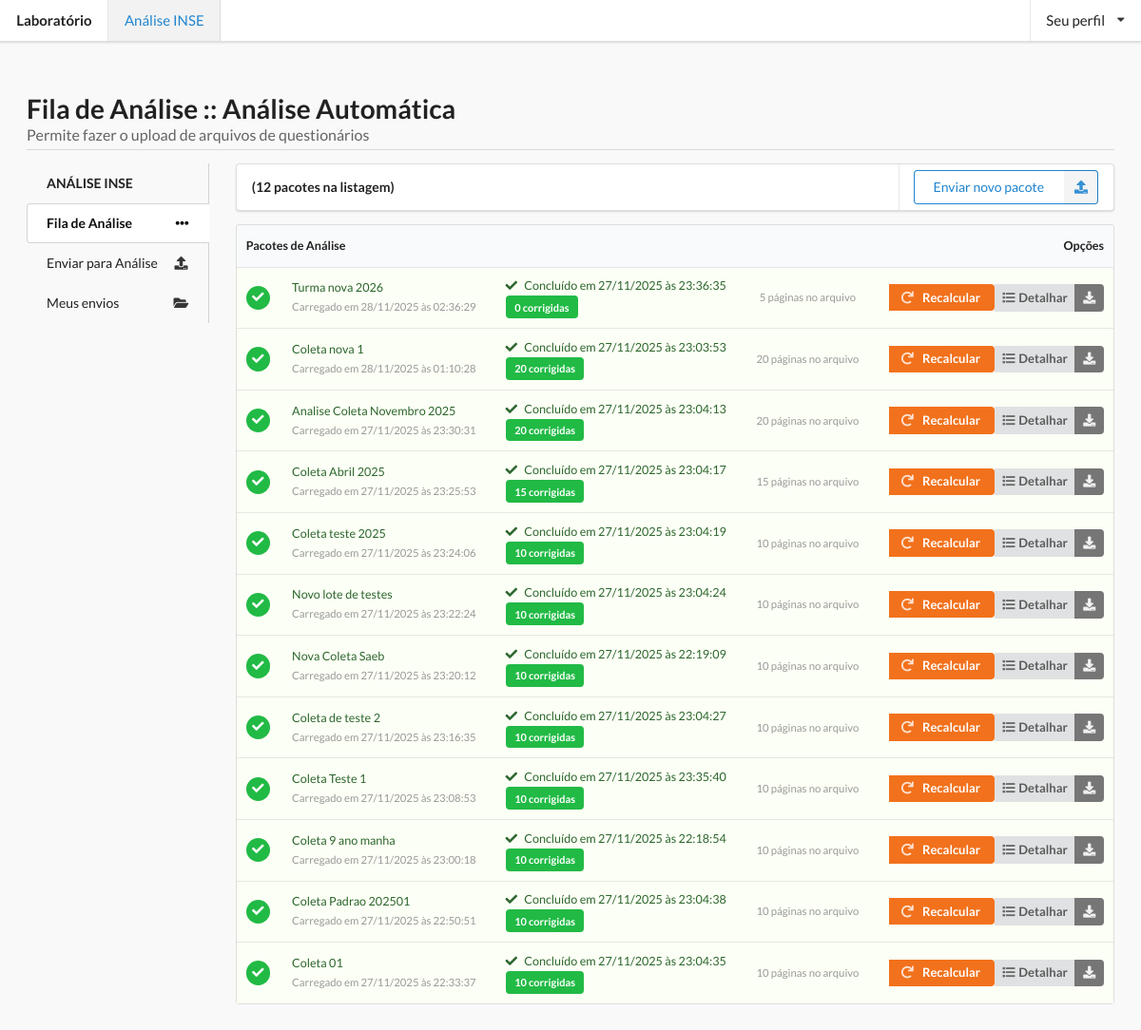
Screenshot of /index.php?action=verFila with the database file from the repository.
### tables this page shows
CREATE TABLE `lotes_correcao` (
  `id` int NOT NULL AUTO_INCREMENT,
  `lote_id` varchar(255) NOT NULL,
  `s3_prefix` varchar(500) NOT NULL,
  `total_arquivos` int NOT NULL DEFAULT '0',
  `status` enum('uploaded','em_processamento','concluido','erro') NOT NULL DEFAULT 'uploaded',
  `mensagem_erro` text,
  `criado_em` datetime NOT NULL,
  `atualizado_em` datetime NOT NULL,
  `tempo_processamento_segundos` int DEFAULT NULL,
  PRIMARY KEY (`id`),
  UNIQUE KEY `uq_lote` (`lote_id`)
);

CREATE TABLE `resumo_lote` (
  `lote_id` varchar(255) NOT NULL,
  `corrigidas` int NOT NULL DEFAULT '0',
  `defeituosas` int NOT NULL DEFAULT '0',
  `repetidas` int NOT NULL DEFAULT '0',
  `total` int NOT NULL DEFAULT '0',
  `atualizado_em` datetime NOT NULL,
  PRIMARY KEY (`lote_id`)
);

### controllers/UploadFolhasRespostasController.php (called while the page is built, shortened)
<?php
final class UploadFolhasRespostasController
{
    private PDO $db;
    public function __construct()
    {
        $this->db = new PDO(
            'mysql:host=localhost;port=23306;dbname=corretor_saeb;charset=utf8mb4',
            'root',
            'root',
            [PDO::ATTR_ERRMODE => PDO::ERRMODE_EXCEPTION]
        );
    }
    private function getDb(): PDO
    {
        return $this->db;
    }
    public function actionVerFila(): void
    {
        $db = $this->getDb();
        $stmt = $db->query("
        SELECT l.id,
               l.lote_id,
               l.s3_prefix,
               l.total_arquivos,
               l.status,
               l.mensagem_erro,
               l.criado_em,
               l.atualizado_em,
               r.corrigidas,
               r.defeituosas,
               r.repetidas,
               r.total AS total_paginas
        FROM lotes_correcao l
        LEFT JOIN resumo_lote r ON r.lote_id = l.lote_id
        ORDER BY l.criado_em DESC
    ");
        $lotes = $stmt->fetchAll(PDO::FETCH_ASSOC);
        $this->submenuAtivo = 'folhasResps';
        $this->pgTitulo = 'Fila de Análise :: Análise Automática';
        $this->pgSubtitulo = 'Permite fazer o upload de arquivos de questionários';
        $this->render('verFila', compact('lotes'));
    }
    private function render(string $view, array $data = []): void
    {
        extract($data);
        $controller = $this;
        require __DIR__ . "/../views/uploadFolhasRespostas/{$view}.php";
    }
}

### views/uploadFolhasRespostas/verFila.php (the view, shortened to what this page needs)
<!DOCTYPE html>
<html lang="pt-BR">
<head>
    <link rel="stylesheet" href="https://cdn.jsdelivr.net/npm/semantic-ui@2.5.0/dist/semantic.min.css">
</head>
<body>
<div style="min-height: 100vh; display: flex; flex-direction: column">
    <header>
        <div class="ui top fixed large menu">
            <a class="logo header item" href="index.php">Laboratório</a>
            <a class="blue active item" href="index.php?action=fila">Análise INSE</a>
            <div class="right menu">
                <div class="ui dropdown item" style="text-align: center">
                    Seu perfil
                    <i class="dropdown icon"></i>
                </div>
            </div>
        </div>
    </header>
    <main id="main" style="flex-grow: 1">
        <h1 class="ui dividing header">
            <div class="content">
                <?= htmlspecialchars($controller->pgTitulo) ?>
                <div class="sub header"><?= htmlspecialchars($controller->pgSubtitulo) ?></div>
            </div>
        </h1>
        <div class="ui stackable grid">
            <aside class="three wide column">
                <?php require __DIR__ . '/incl/menuLateral.php'; ?>
            </aside>
            <div class="thirteen wide column">
                <nav class="ui menu">
                    <div class="borderless item">
                        <strong>(<?= count($lotes) ?> pacotes na listagem)</strong>
                    </div>
                    <div class="right item">
                        <a class="ui primary right labeled icon basic button" href="index.php?action=upload">
                            <i class="upload icon"></i>Enviar novo pacote
                        </a>
                    </div>
                </nav>
                <table class="ui selectable small striped table">
                    <thead class="full-width">
                    <tr>
                        <th colspan="4">Pacotes de Análise</th>
                        <th class="right aligned">Opções</th>
                    </tr>
                    </thead>
                    <tbody>
                    <?php foreach ($lotes as $l): ?>
                        <?php
                        $status = $l['status'];
                        $rowClass = '';
                        $iconClass = '';
                        switch ($status) {
                            case 'concluido':
                                $rowClass = 'positive';
                                $iconClass = 'check green icon circular inverted';
                                break;
                        }
                        $totalPaginas = $l['total_paginas'] !== null
                                ? (int)$l['total_paginas']
                                : (int)$l['total_arquivos'];
                        $corrigidas  = $l['corrigidas']  !== null ? (int)$l['corrigidas']  : 0;
                        ?>
                        <tr class="<?= $rowClass ?>">
                            <td class="collapsing center aligned">
                                <i class="<?= $iconClass ?>"></i>
                            </td>
                            <td>
                                <?= htmlspecialchars($l['lote_id']) ?><br>
                                <span class="muted">
                                    Carregado em <?= date('d/m/Y \à\s H:i:s', strtotime($l['criado_em'])) ?>
                                </span>
                            </td>
                            <td>
                                <?php if ($status === 'concluido'): ?>
                                    <i class="check icon"></i>
                                    Concluído em <?= date('d/m/Y \à\s H:i:s', strtotime($l['atualizado_em'])) ?><br>
                                    <a class="ui green small label"><?= $corrigidas ?> corrigidas</a>
                                <?php elseif ($status === 'erro'): ?>
                                    <i class="warning icon"></i>
                                    Erro em <?= date('d/m/Y \à\s H:i:s', strtotime($l['atualizado_em'])) ?><br>
                                    <a class="ui red small label"><?= $totalPaginas ?> páginas com problema</a>
                                <?php elseif ($status === 'em_processamento'): ?>
                                    <i class="sync loading icon"></i>Processando...
                                <?php else: ?>
                                    <i class="clock icon"></i>Aguardando processamento
                                <?php endif; ?>
                            </td>
                            <td class="center aligned single line collapsing">
                                <span class="muted"><?= $totalPaginas ?> páginas no arquivo</span>
                            </td>
                            <td class="right aligned">
                                <div class="ui small buttons">
                                    <?php if ($status === 'uploaded'): ?>
                                        <form action="index.php?action=coletar" method="post" style="display:inline">
                                            <input type="hidden" name="lote_id" value="<?= htmlspecialchars($l['lote_id']) ?>">
                                            <button class="ui compact primary button" type="submit">
                                                <i class="play icon"></i> Coletar respostas
                                            </button>
                                        </form>
                                    <?php else: ?>
                                        <form action="index.php?action=recalcular" method="post" style="display:inline">
                                            <button class="ui compact orange button" type="submit">
                                                <i class="repeat icon"></i> Recalcular
                                            </button>
                                        </form>
                                        <a class="ui compact icon button" href="index.php?action=detalhar&lote_id=<?= urlencode($l['lote_id']) ?>">
                                            <i class="list icon"></i> Detalhar
                                        </a>
                                        <a class="ui icon compact grey button" title="Baixar cópia do arquivo" href="index.php?action=downloadLote&lote_id=<?= urlencode($l['lote_id']) ?>">
                                            <i class="download icon"></i>
                                        </a>
                                    <?php endif; ?>
                                </div>
                            </td>
                        </tr>
                    <?php endforeach; ?>
                    </tbody>
                </table>
            </div>
        </div>
    </main>
</div>
</body>
</html>

### index.php (shortened to what this page needs)
<?php
require_once __DIR__ . '/controllers/UploadFolhasRespostasController.php';
$controller = new UploadFolhasRespostasController();
$action = $_GET['action'] ?? 'index';
switch ($action) {
    case 'verFila':
        $controller->actionVerFila();
        break;
}

### views/uploadFolhasRespostas/incl/menuLateral.php
<nav class="ui vertical fluid tabular menu">
    <div class="header item">ANÁLISE INSE</div>
    <a class="item <?=
    ($controller->submenuAtivo === 'folhasResps') ? 'active' : '' ?>" href="index.php?action=verFila">
        Fila de Análise
        <i class="horizontal ellipsis icon"></i>
    </a>
    <a class="item <?= ($controller->submenuAtivo === 'novaCorrecao') ? 'active' : '' ?>" href="index.php?action=upload">
        Enviar para Análise
        <i class="upload icon"></i>
    </a>
    <a class="item <?= ($controller->submenuAtivo === 'meusEnvios') ? 'active' : '' ?>" href="index.php?action=meusEnvios">
        Meus envios
        <i class="folder open icon"></i>
    </a>
</nav>

### views/uploadFolhasRespostas/verFila.php (style rules this page uses)
body { background-color: #f9f9f9; }
#main { margin-top: 72px; padding: 2rem; }
.muted { color: #999; font-size: 0.9em; }

### rows the page displays
lotes_correcao: lote "Turma nova 2026", criado_em "28/11/2025 às 02:36:29", atualizado_em "27/11/2025 às 23:36:35", corrigidas "0", total_arquivos "5"
lotes_correcao: lote "Coleta nova 1", criado_em "28/11/2025 às 01:10:28", atualizado_em "27/11/2025 às 23:03:53", lote.corrigidas "20", lote.total "20"
lotes_correcao: lote "Analise Coleta Novembro 2025", criado_em "27/11/2025 às 23:30:31", atualizado_em "27/11/2025 às 23:04:13", lote.corrigidas "20", lote.total "20"
lotes_correcao: lote "Coleta Abril 2025", criado_em "27/11/2025 às 23:25:53", atualizado_em "27/11/2025 às 23:04:17", lote.corrigidas "15", lote.total "15"
lotes_correcao: lote "Coleta teste 2025", criado_em "27/11/2025 às 23:24:06", atualizado_em "27/11/2025 às 23:04:19", lote.corrigidas "10", lote.total "10"
lotes_correcao: lote "Novo lote de testes", criado_em "27/11/2025 às 23:22:24", atualizado_em "27/11/2025 às 23:04:24", lote.corrigidas "10", lote.total "10"
lotes_correcao: lote "Nova Coleta Saeb", criado_em "27/11/2025 às 23:20:12", atualizado_em "27/11/2025 às 22:19:09", lote.corrigidas "10", lote.total "10"
lotes_correcao: lote "Coleta de teste 2", criado_em "27/11/2025 às 23:16:35", atualizado_em "27/11/2025 às 23:04:27", lote.corrigidas "10", lote.total "10"
lotes_correcao: lote "Coleta Teste 1", criado_em "27/11/2025 às 23:08:53", atualizado_em "27/11/2025 às 23:35:40", lote.corrigidas "10", lote.total "10"
lotes_correcao: lote "Coleta 9 ano manha", criado_em "27/11/2025 às 23:00:18", atualizado_em "27/11/2025 às 22:18:54", lote.corrigidas "10", lote.total "10"
lotes_correcao: lote "Coleta Padrao 202501", criado_em "27/11/2025 às 22:50:51", atualizado_em "27/11/2025 às 23:04:38", lote.corrigidas "10", lote.total "10"
lotes_correcao: lote "Coleta 01", criado_em "27/11/2025 às 22:33:37", atualizado_em "27/11/2025 às 23:04:35", lote.corrigidas "10", lote.total "10"

### other values shown
$controller->pgTitulo "Fila de Análise :: Análise Automática"
$controller->pgSubtitulo "Permite fazer o upload de arquivos de questionários"
count($lotes) "12"
